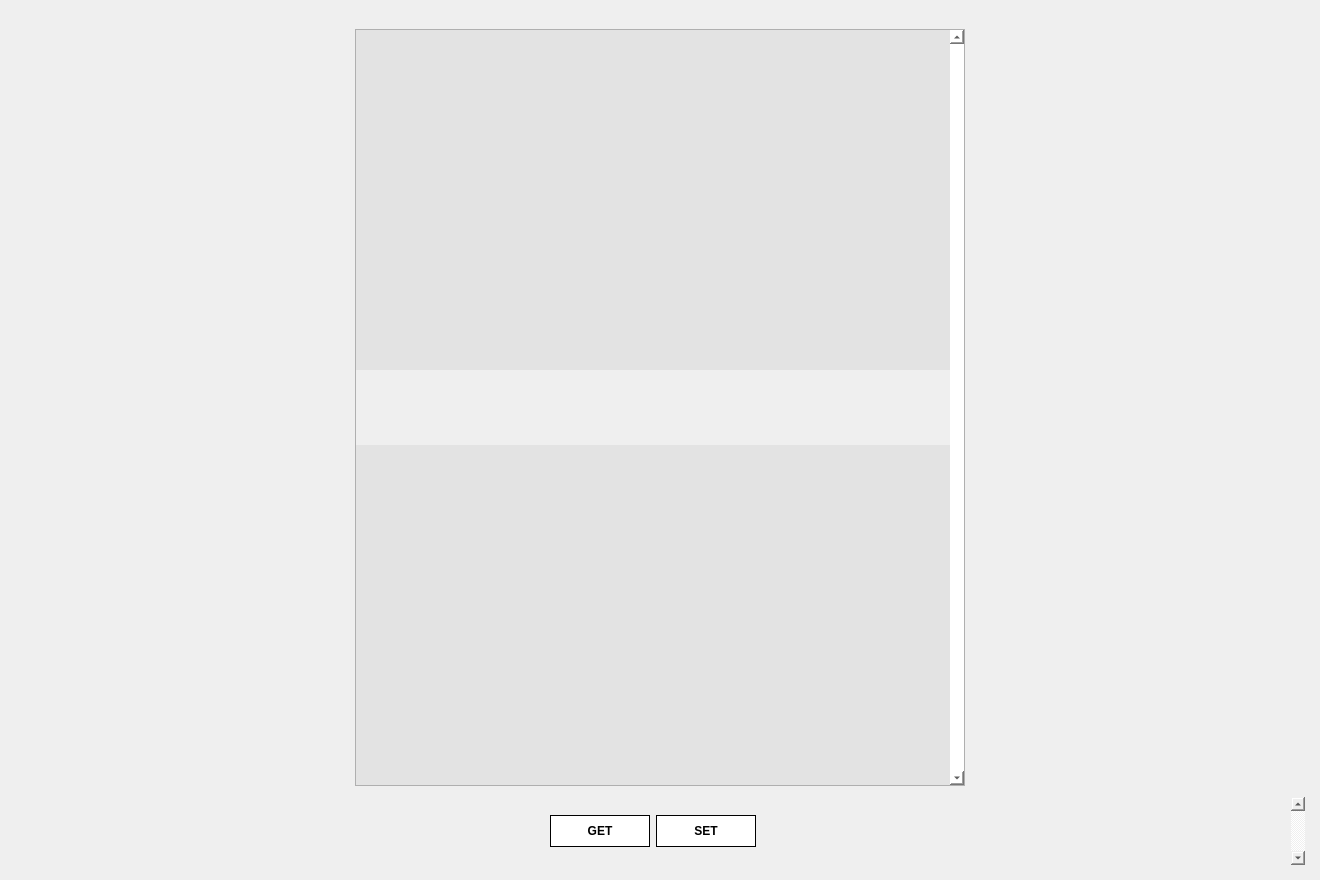
<?xml version="1.0" encoding="UTF-8"?>
<ui version="4.0">
 <class>Form</class>
 <widget class="QWidget" name="Form">
  <property name="geometry">
   <rect>
    <x>0</x>
    <y>0</y>
    <width>1320</width>
    <height>880</height>
   </rect>
  </property>
  <property name="windowTitle">
   <string>Form</string>
  </property>
  <property name="styleSheet">
   <string notr="true"/>
  </property>
  <layout class="QVBoxLayout" name="verticalLayout_2" stretch="95,5">
   <property name="spacing">
    <number>2</number>
   </property>
   <property name="leftMargin">
    <number>6</number>
   </property>
   <property name="topMargin">
    <number>20</number>
   </property>
   <property name="rightMargin">
    <number>6</number>
   </property>
   <property name="bottomMargin">
    <number>6</number>
   </property>
   <item>
    <widget class="QFrame" name="frame_properties">
     <property name="styleSheet">
      <string notr="true"/>
     </property>
     <property name="frameShape">
      <enum>QFrame::NoFrame</enum>
     </property>
     <property name="frameShadow">
      <enum>QFrame::Raised</enum>
     </property>
     <layout class="QVBoxLayout" name="verticalLayout_6">
      <item>
       <widget class="QScrollArea" name="scrollArea_properties">
        <property name="sizePolicy">
         <sizepolicy hsizetype="Preferred" vsizetype="Preferred">
          <horstretch>0</horstretch>
          <verstretch>0</verstretch>
         </sizepolicy>
        </property>
        <property name="styleSheet">
         <string notr="true">QScrollArea{
	margin-left: 340px;
	margin-right: 340px;
	background-color: rgb(227, 227, 227);
}

QScrollBar:vertical{
     background-color: white;
 }

CCommandButton{
	background-color: rgb(255, 255, 255);
	border: 1px solid black;
}

CCommandButton:hover{
	background-color: rgb(230, 230, 230);
}

CCommandButton:pressed{
	background-color: rgb(200, 200, 200);
}</string>
        </property>
        <property name="frameShadow">
         <enum>QFrame::Plain</enum>
        </property>
        <property name="lineWidth">
         <number>1</number>
        </property>
        <property name="verticalScrollBarPolicy">
         <enum>Qt::ScrollBarAlwaysOn</enum>
        </property>
        <property name="horizontalScrollBarPolicy">
         <enum>Qt::ScrollBarAlwaysOff</enum>
        </property>
        <property name="sizeAdjustPolicy">
         <enum>QAbstractScrollArea::AdjustToContents</enum>
        </property>
        <property name="widgetResizable">
         <bool>true</bool>
        </property>
        <property name="alignment">
         <set>Qt::AlignCenter</set>
        </property>
        <widget class="QWidget" name="scrollingContents_properties">
         <property name="geometry">
          <rect>
           <x>0</x>
           <y>340</y>
           <width>594</width>
           <height>75</height>
          </rect>
         </property>
         <property name="sizePolicy">
          <sizepolicy hsizetype="Preferred" vsizetype="Preferred">
           <horstretch>0</horstretch>
           <verstretch>0</verstretch>
          </sizepolicy>
         </property>
         <property name="styleSheet">
          <string notr="true">QLabel{
	border: 1px solid black;
	background-color: rgb(236, 236, 236);
}

QGroupBox{
	background-color: rgb(232, 232, 232);
}</string>
         </property>
         <layout class="QVBoxLayout" name="verticalLayout_scrollingContents_properties"/>
        </widget>
       </widget>
      </item>
     </layout>
    </widget>
   </item>
   <item>
    <widget class="QFrame" name="frame_get_set">
     <property name="styleSheet">
      <string notr="true"/>
     </property>
     <property name="frameShape">
      <enum>QFrame::NoFrame</enum>
     </property>
     <property name="frameShadow">
      <enum>QFrame::Plain</enum>
     </property>
     <layout class="QHBoxLayout" name="horizontalLayout">
      <property name="spacing">
       <number>16</number>
      </property>
      <property name="leftMargin">
       <number>9</number>
      </property>
      <property name="topMargin">
       <number>0</number>
      </property>
      <property name="rightMargin">
       <number>9</number>
      </property>
      <item>
       <widget class="QScrollArea" name="scrollArea_get_set">
        <property name="sizePolicy">
         <sizepolicy hsizetype="Preferred" vsizetype="Preferred">
          <horstretch>0</horstretch>
          <verstretch>0</verstretch>
         </sizepolicy>
        </property>
        <property name="styleSheet">
         <string notr="true">background-color: transparent;</string>
        </property>
        <property name="frameShape">
         <enum>QFrame::NoFrame</enum>
        </property>
        <property name="verticalScrollBarPolicy">
         <enum>Qt::ScrollBarAlwaysOn</enum>
        </property>
        <property name="horizontalScrollBarPolicy">
         <enum>Qt::ScrollBarAlwaysOff</enum>
        </property>
        <property name="widgetResizable">
         <bool>true</bool>
        </property>
        <property name="alignment">
         <set>Qt::AlignCenter</set>
        </property>
        <widget class="QWidget" name="scrollingContents_get_set">
         <property name="geometry">
          <rect>
           <x>0</x>
           <y>0</y>
           <width>1276</width>
           <height>68</height>
          </rect>
         </property>
         <layout class="QHBoxLayout" name="horizontalLayout_2">
          <item>
           <spacer name="horizontalSpacer_get_set_1">
            <property name="orientation">
             <enum>Qt::Horizontal</enum>
            </property>
            <property name="sizeHint" stdset="0">
             <size>
              <width>40</width>
              <height>20</height>
             </size>
            </property>
           </spacer>
          </item>
          <item>
           <widget class="QPushButton" name="pushButton_get">
            <property name="sizePolicy">
             <sizepolicy hsizetype="Minimum" vsizetype="Fixed">
              <horstretch>0</horstretch>
              <verstretch>0</verstretch>
             </sizepolicy>
            </property>
            <property name="minimumSize">
             <size>
              <width>100</width>
              <height>32</height>
             </size>
            </property>
            <property name="font">
             <font>
              <weight>75</weight>
              <bold>true</bold>
             </font>
            </property>
            <property name="styleSheet">
             <string notr="true">QPushButton{
	background-color: rgb(255, 255, 255);
	border: 1px solid black;
}

QPushButton:hover{
	background-color: rgb(230, 230, 230);
}

QPushButton:pressed{
	background-color: rgb(200, 200, 200);
}</string>
            </property>
            <property name="text">
             <string>GET</string>
            </property>
           </widget>
          </item>
          <item>
           <widget class="QPushButton" name="pushButton_set">
            <property name="minimumSize">
             <size>
              <width>100</width>
              <height>32</height>
             </size>
            </property>
            <property name="font">
             <font>
              <weight>75</weight>
              <bold>true</bold>
             </font>
            </property>
            <property name="styleSheet">
             <string notr="true">QPushButton{
	background-color: rgb(255, 255, 255);
	border: 1px solid black;
}

QPushButton:hover{
	background-color: rgb(230, 230, 230);
}

QPushButton:pressed{
	background-color: rgb(200, 200, 200);
}</string>
            </property>
            <property name="text">
             <string>SET</string>
            </property>
           </widget>
          </item>
          <item>
           <spacer name="horizontalSpacer_get_set_2">
            <property name="orientation">
             <enum>Qt::Horizontal</enum>
            </property>
            <property name="sizeHint" stdset="0">
             <size>
              <width>40</width>
              <height>20</height>
             </size>
            </property>
           </spacer>
          </item>
         </layout>
        </widget>
       </widget>
      </item>
     </layout>
    </widget>
   </item>
  </layout>
 </widget>
 <resources/>
 <connections/>
</ui>
